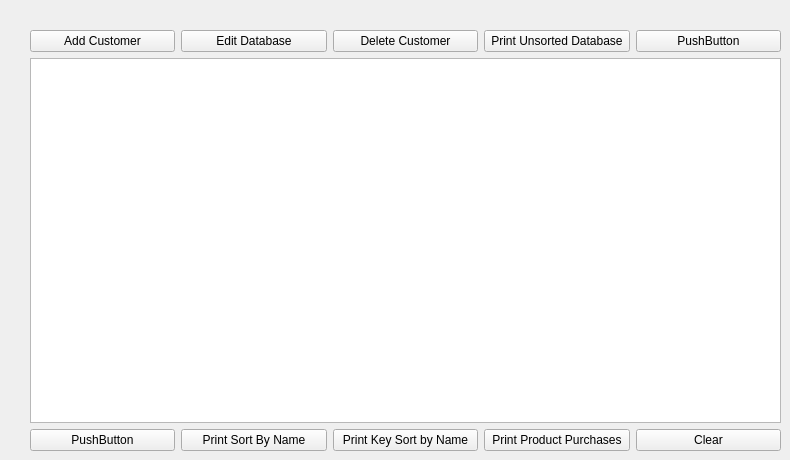
    <widget class="QWidget" name="Administrator">
     <widget class="QWidget" name="layoutWidget">
      <property name="geometry">
       <rect>
        <x>30</x>
        <y>30</y>
        <width>751</width>
        <height>421</height>
       </rect>
      </property>
      <layout class="QVBoxLayout" name="verticalLayout">
       <item>
        <layout class="QHBoxLayout" name="horizontalLayout">
         <item>
          <widget class="QPushButton" name="addCustomerButton">
           <property name="text">
            <string>Add Customer</string>
           </property>
          </widget>
         </item>
         <item>
          <widget class="QPushButton" name="editDatabaseButton">
           <property name="text">
            <string>Edit Database</string>
           </property>
          </widget>
         </item>
         <item>
          <widget class="QPushButton" name="deleteCustomerButton">
           <property name="text">
            <string>Delete Customer</string>
           </property>
          </widget>
         </item>
         <item>
          <widget class="QPushButton" name="pushButton_8">
           <property name="text">
            <string>Print Unsorted Database</string>
           </property>
          </widget>
         </item>
         <item>
          <widget class="QPushButton" name="pushButton_10">
           <property name="text">
            <string>PushButton</string>
           </property>
          </widget>
         </item>
        </layout>
       </item>
       <item>
        <widget class="QTextEdit" name="databaseDisplay">
         <property name="styleSheet">
          <string notr="true">font: 10pt &quot;Ubuntu Mono&quot;;</string>
         </property>
         <property name="readOnly">
          <bool>true</bool>
         </property>
        </widget>
       </item>
       <item>
        <layout class="QHBoxLayout" name="horizontalLayout_2">
         <item>
          <widget class="QPushButton" name="pushButton">
           <property name="text">
            <string>PushButton</string>
           </property>
          </widget>
         </item>
         <item>
          <widget class="QPushButton" name="printByNameButton">
           <property name="text">
            <string>Print Sort By Name</string>
           </property>
          </widget>
         </item>
         <item>
          <widget class="QPushButton" name="printKeyByNameButton">
           <property name="text">
            <string>Print Key Sort by Name</string>
           </property>
          </widget>
         </item>
         <item>
          <widget class="QPushButton" name="printProductPurchasesButton">
           <property name="text">
            <string>Print Product Purchases</string>
           </property>
          </widget>
         </item>
         <item>
          <widget class="QPushButton" name="clearButton">
           <property name="text">
            <string>Clear</string>
           </property>
          </widget>
         </item>
        </layout>
       </item>
      </layout>
     </widget>
    </widget>
